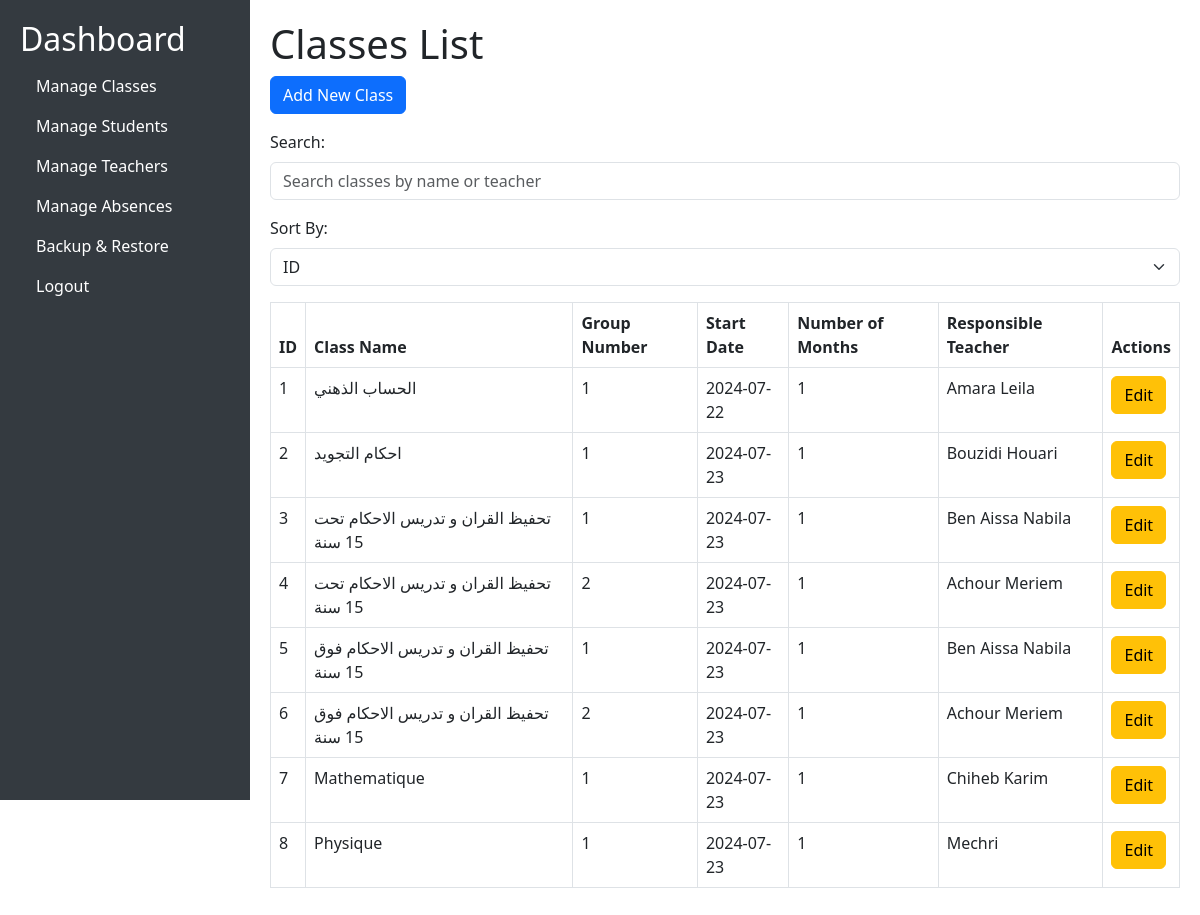
/classes/list.php (signed in), run on the app's committed database.
### tables this page shows
CREATE TABLE `classes` (
  `id` int(11) NOT NULL AUTO_INCREMENT,
  `name` varchar(255) NOT NULL,
  `start_date` date NOT NULL,
  `number_of_months` int(11) NOT NULL,
  `num_group` int(11) DEFAULT NULL,
  `teacher_id` int(11) DEFAULT NULL,
  PRIMARY KEY (`id`),
  KEY `teacher_id` (`teacher_id`),
  CONSTRAINT `classes_ibfk_1` FOREIGN KEY (`teacher_id`) REFERENCES `teachers` (`id`) ON DELETE SET NULL
);

CREATE TABLE `teachers` (
  `id` int(11) NOT NULL AUTO_INCREMENT,
  `name` varchar(255) NOT NULL,
  PRIMARY KEY (`id`)
);

### classes/list.php (the view, shortened to what this page needs)
<?php
require_once '../config.php';
$sql = "SELECT classes.*, teachers.name AS teacher_name
        FROM classes
        LEFT JOIN teachers ON classes.teacher_id = teachers.id";
$result = $conn->query($sql);
?>
<!DOCTYPE html>
<html lang="en">
<head>
    <link href="https://cdn.jsdelivr.net/npm/bootstrap@5.3.0/dist/css/bootstrap.min.css" rel="stylesheet">
</head>
<body>
    <div class="sidebar">
        <h2><a href="../index.php" class="nav-link text-white">Dashboard</a></h2>
        <ul class="nav flex-column">
            <li class="nav-item">
                <a href="list.php" class="nav-link text-white">Manage Classes</a>
            </li>
            <li class="nav-item">
                <a href="../students/list.php" class="nav-link text-white">Manage Students</a>
            </li>
            <li class="nav-item">
                <a href="../teachers/list.php" class="nav-link text-white">Manage Teachers</a>
            </li>
            <li class="nav-item">
                <a href="../absence/list.php" class="nav-link text-white">Manage Absences</a>
            </li>
            <li class="nav-item">
                <a href="../backup.php" class="nav-link text-white">Backup & Restore</a>
            </li>
            <li class="nav-item">
                <a href="../logout.php" class="nav-link text-white">Logout</a>
            </li>
        </ul>
    </div>
    <div class="main-content">
        <h1>Classes List</h1>
        <a href="#" class="btn btn-primary mb-3" data-bs-toggle="modal" data-bs-target="#addClassModal">Add New Class</a>
        <div class="mb-3">
            <label for="search" class="form-label">Search:</label>
            <input type="text" id="search" class="form-control" placeholder="Search classes by name or teacher">
        </div>
        <div class="mb-3">
            <label for="sort" class="form-label">Sort By:</label>
            <select id="sort" class="form-select">
                <option value="id">ID</option>
            </select>
        </div>
        <table class="table table-bordered" id="classesTable">
            <thead>
                <tr>
                    <th>ID</th>
                    <th>Class Name</th>
                    <th>Group Number</th>
                    <th>Start Date</th>
                    <th>Number of Months</th>
                    <th>Responsible Teacher</th>
                    <th>Actions</th>
                </tr>
            </thead>
            <tbody>
                <?php if ($result->num_rows > 0): ?>
                    <?php while($row = $result->fetch_assoc()): ?>
                        <tr>
                            <td><?php echo $row['id']; ?></td>
                            <td><?php echo $row['name']; ?></td>
                            <td><?php echo $row['num_group']; ?></td>
                            <td><?php echo $row['start_date']; ?></td>
                            <td><?php echo $row['number_of_months']; ?></td>
                            <td><?php echo $row['teacher_name'] ?: 'Not Assigned'; ?></td>
                            <td>
                                <a href="#" class="btn btn-warning edit-class" data-id="<?php echo $row['id']; ?>" data-bs-toggle="modal" data-bs-target="#editClassModal">Edit</a>
                            </td>
                        </tr>
                    <?php endwhile; ?>
                <?php else: ?>
                    <tr>
                        <td colspan="7">No classes found</td>
                    </tr>
                <?php endif; ?>
            </tbody>
        </table>
    </div>
</body>
</html>

### classes/list.php (style rules this page uses)
body { display: flex; }
.sidebar { width: 250px; height: 100vh; background-color: #343a40; color: white; padding: 20px; position: fixed; }
.main-content { flex: 1; margin-left: 250px; padding: 20px; }
.nav-link { text-decoration: none; color: white; }

### data on the page
classes: id "1", name "الحساب الذهني", num_group "1", start_date "2024-07-22", number_of_months "1", teacher.name "Amara Leila"
classes: id "2", name "احكام التجويد", num_group "1", start_date "2024-07-23", number_of_months "1", teacher.name "Bouzidi Houari"
classes: id "3", name "تحفيظ القران و تدريس الاحكام تحت 15 سنة", num_group "1", start_date "2024-07-23", number_of_months "1", teacher.name "Ben Aissa Nabila"
classes: id "4", name "تحفيظ القران و تدريس الاحكام تحت 15 سنة", num_group "2", start_date "2024-07-23", number_of_months "1", teacher.name "Achour Meriem"
classes: id "5", name "تحفيظ القران و تدريس الاحكام فوق 15 سنة", num_group "1", start_date "2024-07-23", number_of_months "1", teacher.name "Ben Aissa Nabila"
classes: id "6", name "تحفيظ القران و تدريس الاحكام فوق 15 سنة", num_group "2", start_date "2024-07-23", number_of_months "1", teacher.name "Achour Meriem"
classes: id "7", name "Mathematique", num_group "1", start_date "2024-07-23", number_of_months "1", teacher.name "Chiheb Karim"
classes: id "8", name "Physique", num_group "1", start_date "2024-07-23", number_of_months "1", teacher.name "Mechri"
